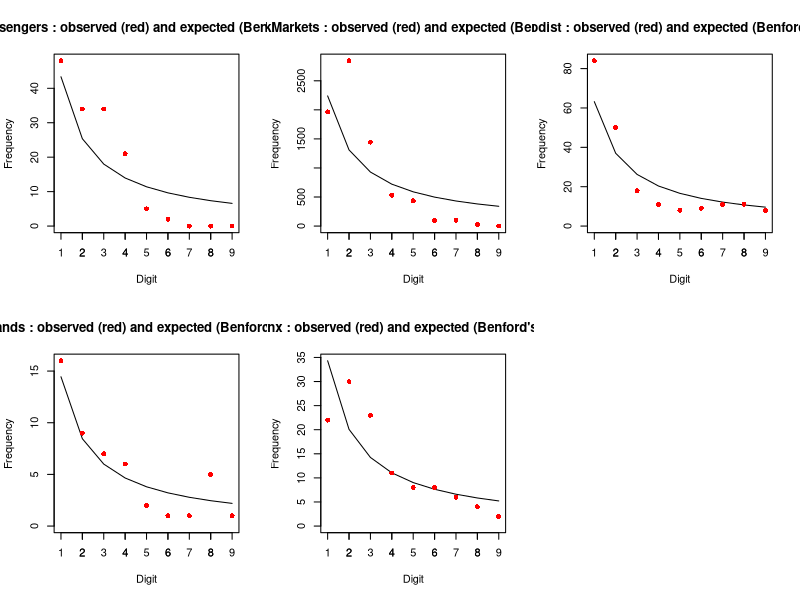

R code for this plot:
dbenford <- function(x){
    log10(1 + 1/x)
}
 
pbenford <- function(q){
    cumprobs <- cumsum(dbenford(1:9))
    return(cumprobs[q])
}
 
qbenford <- function(p){
    cumprobs <- cumsum(dbenford(1:9))
    cumprobs[9] <- 1 # To fix a rounding error
    quantiles <- sapply(p, function(x) {10 - sum(cumprobs >= x)})
    return(quantiles)
}
 
rbenford <- function(n){
    sample(1:9, size = n, replace = TRUE, prob = dbenford(1:9))
}

BenfordObsExp <- function(x){
    data <- substitute(x)
    n <- length(x)
    # Peel off the first digit
    x <- as.numeric(substring(formatC(x, format = 'e'), 1, 1))
    obsFreq <- tabulate(x, nbins = 9)
    benFreq <- n * dbenford(1:9)
    plot(1:9, benFreq, xlim = c(1, 9), ylim = c(0, max(obsFreq, benFreq)), type = 'l',
        main = paste(data, ": observed (red) and expected (Benford's Law)"),
        xlab = "Digit", ylab = "Frequency")
    axis(1, at = 1:9)
    points(1:9, obsFreq, col = "red", pch = 16)
}

par(mfrow=c(2, 3))
BenfordObsExp(AirPassengers)
BenfordObsExp(EuStockMarkets)
BenfordObsExp(eurodist)
BenfordObsExp(islands)
BenfordObsExp(lynx)
